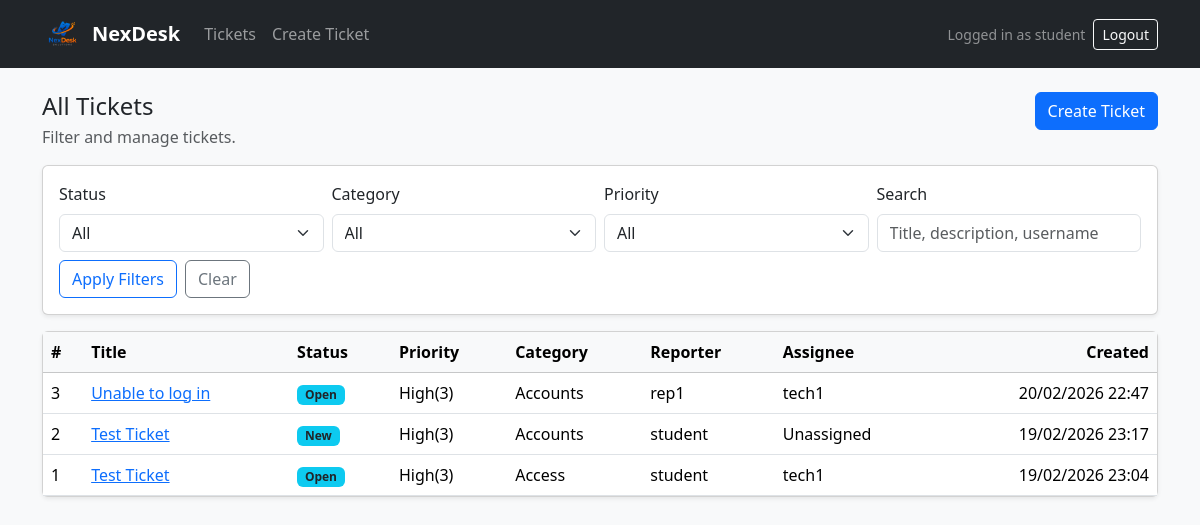
Screenshot of /tickets/ (signed in) with the database file from the repository.
### tickets/models.py (models this page shows, shortened)
class Ticket(models.Model):
    title = models.CharField(max_length=120)
    description = models.TextField()
    status = models.CharField(
        max_length=20,
        choices=TicketStatus.choices,
        default=TicketStatus.NEW,
    )
    created_at = models.DateTimeField(default=timezone.now)
    updated_at = models.DateTimeField(auto_now=True)
    assigned_at = models.DateTimeField(null=True, blank=True)
    reporter = models.ForeignKey(
        settings.AUTH_USER_MODEL,
        on_delete=models.PROTECT,
        related_name="reported_tickets",
    )
    assignee = models.ForeignKey(
        settings.AUTH_USER_MODEL,
        on_delete=models.PROTECT,
        null=True,
        blank=True,
        related_name="assigned_tickets",
    )
    category = models.ForeignKey(Category, on_delete=models.PROTECT)
    priority = models.ForeignKey(Priority, on_delete=models.PROTECT)

class Priority(models.Model):
    name = models.CharField(max_length=20, unique=True)  # Low/Medium/High/Critical
    rank = models.PositiveIntegerField(default=1)

class Category(models.Model):
    name = models.CharField(max_length=80, unique=True)
    is_active = models.BooleanField(default=True)

### tickets/views.py (the view, shortened to what this page needs)
# urls.py: path("", views.ticket_list, name="home"),
@login_required
def ticket_list(request):
    qs = Ticket.objects.select_related("reporter", "assignee", "category", "priority").order_by("-created_at")
    if user_has_role(request.user, RoleName.ADMIN):
        base_qs = qs
        list_title = "All Tickets"
    elif user_has_role(request.user, RoleName.TECHNICIAN):
        base_qs = qs.filter(assignee=request.user)
        list_title = "Assigned Tickets"
    else:
        base_qs = qs.filter(reporter=request.user)
        list_title = "My Tickets"
    status = request.GET.get("status", "").strip()
    category = request.GET.get("category", "").strip()
    priority = request.GET.get("priority", "").strip()
    q = request.GET.get("q", "").strip()
    if status:
        base_qs = base_qs.filter(status=status)
    if category:
        base_qs = base_qs.filter(category_id=category)
    if priority:
        base_qs = base_qs.filter(priority_id=priority)
    context = {
        "tickets": base_qs,
        "title": list_title,
        "filters": {"status": status, "category": category, "priority": priority, "q": q},
        "categories": Category.objects.filter(is_active=True).order_by("name"),
        "priorities": Priority.objects.all().order_by("rank", "name"),
        "statuses": TicketStatus.choices,
    }
    return render(request, "tickets/ticket_list.html", context)

### tickets/models.py (called while the page is built)
def user_has_role(user, role_name: str) -> bool:
    if getattr(user, "is_superuser", False) and role_name == RoleName.ADMIN:
        return True
    return hasattr(user, "user_role") and user.user_role.role.role_name == role_name

### tickets/templates/tickets/ticket_list.html (shortened to what this page needs)
{% extends "tickets/base.html" %}
{% block content %}
<div class="d-flex align-items-start justify-content-between flex-wrap gap-2 mb-3">
  <div>
    <h1 class="h4 mb-1">{{ title }}</h1>
    <div class="text-muted">Filter and manage tickets.</div>
  </div>
  <a class="btn btn-primary" href="{% url 'ticket_create' %}">Create Ticket</a>
</div>
<form class="card shadow-sm mb-3" method="get">
  <div class="card-body">
    <div class="row g-2 align-items-end">
      <div class="col-12 col-md-3">
        <label class="form-label">Status</label>
        <select class="form-select" name="status">
          <option value="">All</option>
        </select>
      </div>
      <div class="col-12 col-md-3">
        <label class="form-label">Category</label>
        <select class="form-select" name="category">
          <option value="">All</option>
        </select>
      </div>
      <div class="col-12 col-md-3">
        <label class="form-label">Priority</label>
        <select class="form-select" name="priority">
          <option value="">All</option>
        </select>
      </div>
      <div class="col-12 col-md-3">
        <label class="form-label">Search</label>
        <input class="form-control" type="text" name="q" value="{{ filters.q }}" placeholder="Title, description, username">
      </div>
      <div class="col-12 d-flex gap-2 mt-2">
        <button class="btn btn-outline-primary" type="submit">Apply Filters</button>
        <a class="btn btn-outline-secondary" href="{% url 'ticket_list' %}">Clear</a>
      </div>
    </div>
  </div>
</form>
<div class="card shadow-sm">
  <div class="card-body p-0">
    <div class="table-responsive">
      <table class="table table-hover mb-0 align-middle">
        <thead class="table-light">
          <tr>
            <th>#</th>
            <th>Title</th>
            <th>Status</th>
            <th>Priority</th>
            <th>Category</th>
            <th>Reporter</th>
            <th>Assignee</th>
            <th class="text-end">Created</th>
          </tr>
        </thead>
        <tbody>
          {% for t in tickets %}
            <tr>
              <td>{{ t.id }}</td>
              <td><a href="{% url 'ticket_detail' t.id %}">{{ t.title }}</a></td>
              <td><span class="badge bg-info text-dark">{{ t.status }}</span></td>
              <td>{{ t.priority.name }}</td>
              <td>{{ t.category.name }}</td>
              <td>{{ t.reporter.username }}</td>
              <td>{{ t.assignee.username|default:"Unassigned" }}</td>
              <td class="text-end">{{ t.created_at|date:"d/m/Y H:i" }}</td>
            </tr>
          {% empty %}
            <tr>
              <td colspan="8" class="text-center p-4 text-muted">No tickets found.</td>
            </tr>
          {% endfor %}
        </tbody>
      </table>
    </div>
  </div>
</div>
{% endblock %}

### tickets/templates/tickets/base.html (shortened to what this page needs)
{% load static %}
<!doctype html>
<html lang="en">
<head>
  <link href="https://cdn.jsdelivr.net/npm/bootstrap@5.3.3/dist/css/bootstrap.min.css" rel="stylesheet">
</head>
<body class="bg-light">
<nav class="navbar navbar-expand-lg navbar-dark bg-dark">
  <div class="container">
<a class="navbar-brand d-flex align-items-center gap-2" href="{% url 'ticket_list' %}">
  <img src="{% static 'images/logo.png' %}"
       alt="NexDesk Solutions logo"
       style="height: 42px; width: auto;">
  <span class="fw-semibold">NexDesk</span>
</a>
    <div class="collapse navbar-collapse" id="nav">
      <ul class="navbar-nav me-auto">
        <li class="nav-item">
          <a class="nav-link" href="{% url 'ticket_list' %}">Tickets</a>
        </li>
        <li class="nav-item">
          <a class="nav-link" href="{% url 'ticket_create' %}">Create Ticket</a>
        </li>
      </ul>
      <div class="d-flex align-items-center gap-2">
        {% if user.is_authenticated %}
          <span class="text-white-50 small">
            Logged in as {{ user.username }}
          </span>
          <form method="post" action="{% url 'logout' %}" class="d-inline">
            <button type="submit" class="btn btn-outline-light btn-sm">
              Logout
            </button>
          </form>
        {% else %}
          <a class="btn btn-outline-light btn-sm"
             href="{% url 'login' %}">
             Login
          </a>
        {% endif %}
      </div>
    </div>
  </div>
</nav>
<main class="container py-4">
  {% block content %}{% endblock %}
</main>
</body>
</html>

### rows the page displays
Ticket: id "3", title "Unable to log in", status "Open", priority.name "High(3)", category.name "Accounts", reporter.username "rep1", assignee.username "tech1", created_at "20/02/2026 22:47"
Ticket: id "2", title "Test Ticket", status "New", priority.name "High(3)", category.name "Accounts", reporter.username "student", assignee.username "Unassigned", created_at "19/02/2026 23:17"
Ticket: id "1", title "Test Ticket", status "Open", priority.name "High(3)", category.name "Access", reporter.username "student", assignee.username "tech1", created_at "19/02/2026 23:04"

### other values shown
{{ user.username }} "student"
{{ title }} "All Tickets"
